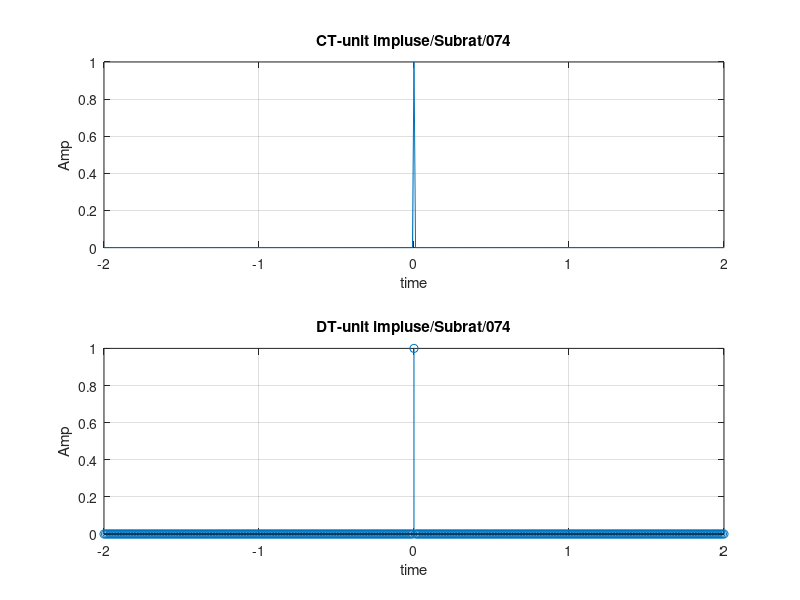

Write the MATLAB code that produced this figure.
%Construct a continuous and discrete unit impluse signal
clc;
close all;
clear all;
i = 1;
for t = -2:0.01:2
    if(t==0)
        x(i) = 1;
    else 
        x(i) = 0;
    end;
     i = i+1;
end;
t = -2:0.01:2;
subplot(2,1,1)
plot(t,x)
xlabel('time');
ylabel('Amp');
title('CT-unit impluse/Subrat/074');
grid on;


i = 1;
for t = -2:0.01:2
    if(t==0)
        x(i) = 1;
    else 
        x(i) = 0;
    end;
     i = i+1;
end;
t = -2:0.01:2;
subplot(2,1,2)
stem(t,x);
xlabel('time');
ylabel('Amp');
title('DT-unit impluse/Subrat/074');
grid on;
